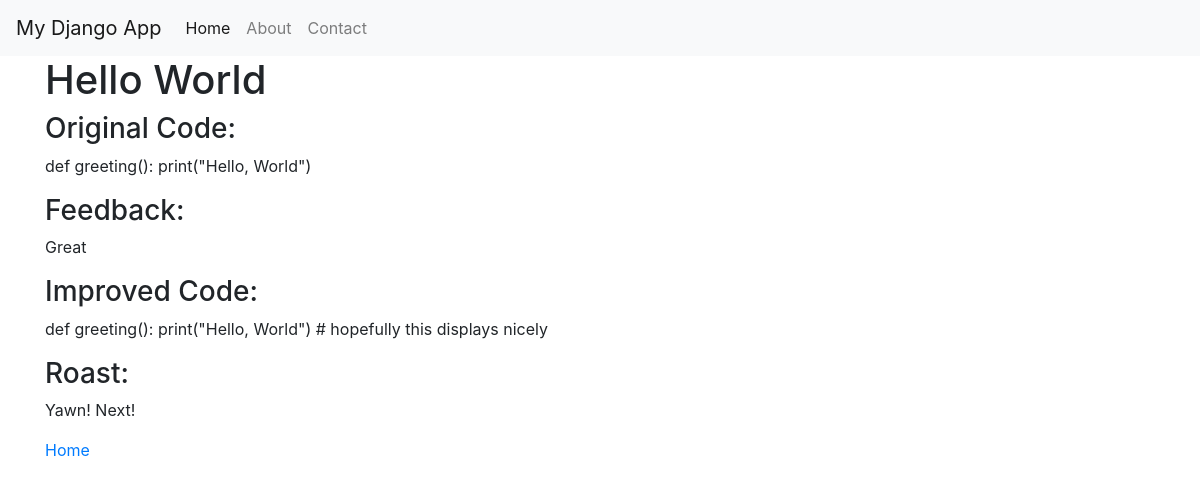
The page /submissions/1 on the database its author committed.
### submissions/models.py (models this page shows, shortened)
class Submission(models.Model):
    user = models.ForeignKey(User, on_delete=models.CASCADE)
    title = models.CharField(max_length=150)
    code_submission = models.TextField()
    feedback = models.TextField()
    improved_code = models.TextField()
    roast = models.TextField()

### submissions/views.py (the view)
# urls.py: path('<int:id>', submission_detail, name='submission_detail'),
def submission_detail(request, id):
    submission = get_object_or_404(Submission, pk=id)
    return render(request, "submissions/submission_detail.html", {"submission": submission})

### submissions/templates/submissions/submission_detail.html (shortened to what this page needs)
{% extends "base.html" %}
{% load static %}
{% block content %}
<h1>{{submission.title}}</h1>
<h3>Original Code:</h3>
<p>{{submission.code_submission}}</p>
<h3>Feedback:</h3>
<p>{{submission.feedback}}</p>
<h3>Improved Code:</h3>
<p>{{submission.improved_code}}</p>
<h3>Roast:</h3>
<p>{{submission.roast}}</p>
<p><a href="{% url 'home' %}">Home</a></p>
{% endblock %}

### rows shown on the page
Submission: title "Hello World", code_submission "def greeting(): print(\"Hello, World\")", feedback "Great", improved_code "def greeting(): print(\"Hello, World\") # hopefully this displays nicely", roast "Yawn! Next!"
